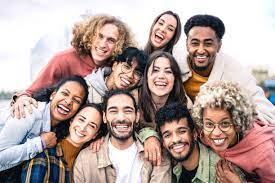
#> input picture Coding/images/group3.jpeg, 275 x 183 px, found by its file name
$ python face_detect.py
#> lines starting #> are read from the running program, lines starting #| are printed output that depends on the picture; after the words box and inside, x2 and y2 are one past the last pixel; in counts of white or black regions, pixels touching at a corner belong together
import cv2 as cv
import numpy as np

# LOAD THE IMAGE
# img = cv.imread("images/man.jpeg")
# img = cv.imread("images/group1.jpeg")
# img = cv.imread("images/group2.jpeg")
img = cv.imread("images/group3.jpeg")
#> img is the input picture: shape (183, 275, 3); mean B, G, R 156.1, 161.2, 181.2

# CONVERT TO GRAYSCALE
gray = cv.cvtColor(img, cv.COLOR_BGR2GRAY)
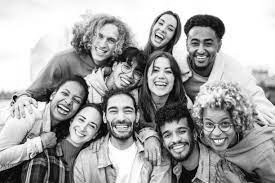
#> gray: shape (183, 275); min 0, max 255, mean 166.6
cv.imshow("Gray", gray)

# INCLUDING CASCADE FILE  --> (NOT VERY EFFICIENT --> CHANCES OF ERROR IN COUNTING)
haar_cascade = cv.CascadeClassifier("machine/haar_face.xml")

# DETECTING FACES
face_rectangle = haar_cascade.detectMultiScale(gray, scaleFactor=1.1, minNeighbors=1)
#> face_rectangle = [[145, 59, 33, 33], [179, 24, 46, 46], [53, 82, 34, 34], [101, 95, 41, 41], [157, 119, 38, 38], [130, 126, 34, 34], [197, 108, 42, 42]]

# PRINTING THE NUMBER OF FACES
print(f"Number of faces found = {len(face_rectangle)}")
#| Number of faces found = 7

# DRAWING RECTANGLES AROUND THE FACES
for (x, y, w, h) in face_rectangle:
    cv.rectangle(img, (x, y), (x+w, y+h), (0, 255, 0), thickness=2)
#> this loop made 7 passes
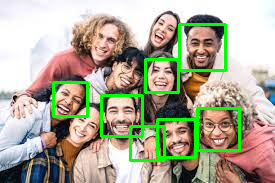
#> img: shape (183, 275, 3); 6.15% of pixels changed, all inside (x1, y1, x2, y2) = (52, 23, 241, 162)

cv.imshow("Detected Faces", img)

cv.waitKey(0)

$ run again, with Coding/images/man.jpeg copied over Coding/images/group3.jpeg
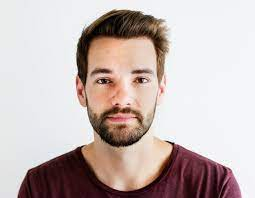
#> input picture Coding/images/man.jpeg, 255 x 198 px, found by its file name
#> img is the input picture: shape (198, 255, 3); mean B, G, R 182.3, 184.6, 198.3
#> `gray = cv.cvtColor(img, cv.COLOR_BGR2GRAY)`:
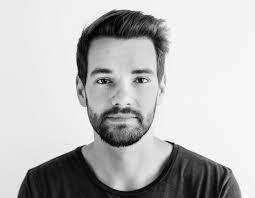
#> gray: shape (198, 255); min 0, max 255, mean 188.4
#> face_rectangle = [[67, 35, 112, 112]]
#| Number of faces found = 1
#> the loop `for (x, y, w, h) in face_rectangle:` made 1 pass
#> after the loop `for (x, y, w, h) in face_rectangle:`:
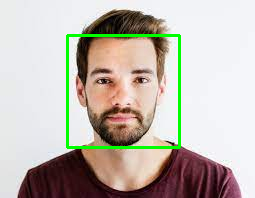
#> img: shape (198, 255, 3); 2.65% of pixels changed, all inside (x1, y1, x2, y2) = (66, 34, 181, 149)

$ run again, with Coding/images/group1.jpeg copied over Coding/images/group3.jpeg
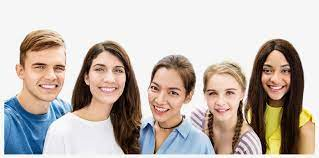
#> input picture Coding/images/group1.jpeg, 319 x 158 px, found by its file name
#> img is the input picture: shape (158, 319, 3); mean B, G, R 177, 183.9, 194.4
#> `gray = cv.cvtColor(img, cv.COLOR_BGR2GRAY)`:
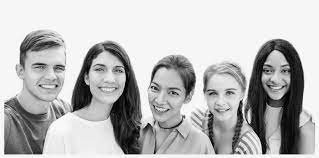
#> gray: shape (158, 319); min 1, max 255, mean 186.3
#> face_rectangle = [[197, 74, 50, 50], [83, 50, 51, 51], [254, 54, 44, 44], [21, 45, 57, 57], [138, 72, 52, 52]]
#| Number of faces found = 5
#> the loop `for (x, y, w, h) in face_rectangle:` made 5 passes
#> after the loop `for (x, y, w, h) in face_rectangle:`:
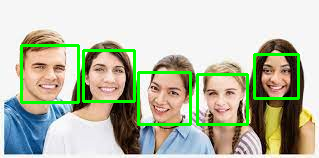
#> img: shape (158, 319, 3); 6.01% of pixels changed, all inside (x1, y1, x2, y2) = (20, 44, 300, 126)

$ run again, with Coding/images/group2.jpeg copied over Coding/images/group3.jpeg
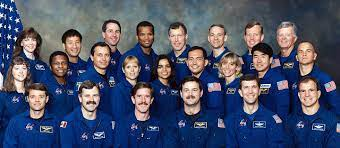
#> input picture Coding/images/group2.jpeg, 340 x 148 px, found by its file name
#> img is the input picture: shape (148, 340, 3); mean B, G, R 103, 79.9, 72.8
#> `gray = cv.cvtColor(img, cv.COLOR_BGR2GRAY)`:
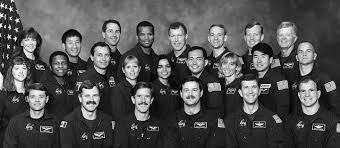
#> gray: shape (148, 340); min 0, max 254, mean 80.4
#> face_rectangle = 14 rows, first 6: [101, 22, 24, 24], [204, 25, 25, 25], [165, 26, 24, 24], [292, 42, 26, 26], [90, 45, 25, 25], [182, 49, 25, 25]
#| Number of faces found = 14
#> the loop `for (x, y, w, h) in face_rectangle:` made 14 passes
#> after the loop `for (x, y, w, h) in face_rectangle:`:
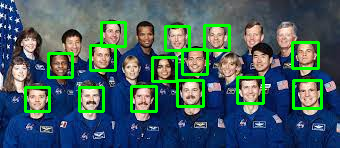
#> img: shape (148, 340, 3); 8.06% of pixels changed, all inside (x1, y1, x2, y2) = (24, 21, 323, 113)
